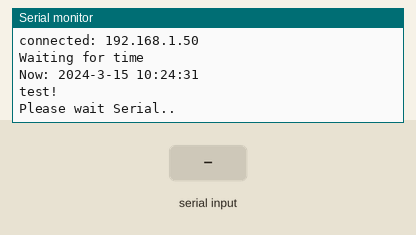
Simulated run of this sketch. Board: ESP8266 (NodeMCU). On the bench: the last lines printed to the serial monitor. Inputs (shaded band) come from the test bench. WiFi joins after 1.5 s; servers stay silent unless stated; the local clock reads 2024-03-15 10:24:30 at power-on unless the sketch sets it.

Above: at 2.7 s.
2.8 s: "90,45\n" received over the second serial link
At 4.8 s:
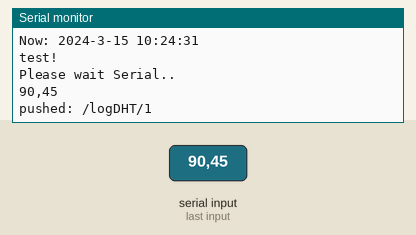
5.4 s: "30,150\n" received over the second serial link
At 6.53 s:
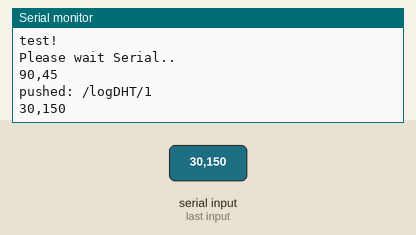

Measured:
- after the input at 2.8 s, the serial monitor: prints a new line after 1.0 s (image 1)
- after the input at 5.4 s, the serial monitor: prints a new line after 1.0 s (image 2)

The sketch:

NodeMCUWeb.ino
```cpp
//*****CODE ช่วนของ NodeMCU ที่รับค่าและนำค่าส่งขึ้นเว็บ*****

#include <SoftwareSerial.h>
#include <ESP8266WiFi.h>
#include <FirebaseArduino.h>
#include <time.h>

SoftwareSerial chat(D5, D6); // RX, TX
  // Config Firebase
  #define FIREBASE_HOST "test-f08f2.firebaseio.com"
  #define FIREBASE_AUTH "c5MLcTLDhUvMJWbaTDs2KDs48vEHlvUD8XxNYPo8"

  // Config connect WiFi
  #define WIFI_SSID "Android"
  #define WIFI_PASSWORD "0123456789"

String a;
int T = 1;
int I;

int timezone = 7;

  char ntp_server1[20] = "ntp.ku.ac.th";
  char ntp_server2[20] = "fw.eng.ku.ac.th";
  char ntp_server3[20] = "time.uni.net.th";

int dst = 0;

void setup()
{
  Serial.print("Connecting to ");

  WiFi.mode(WIFI_STA);
  // connect to wifi.
  WiFi.begin(WIFI_SSID, WIFI_PASSWORD);
  Serial.print("connecting");

  while (WiFi.status() != WL_CONNECTED)
    {
      Serial.print(".");
      delay(500);
    }
  Serial.println();
  Serial.print("connected: ");
  Serial.println(WiFi.localIP());
  Firebase.begin(FIREBASE_HOST, FIREBASE_AUTH);

  configTime(timezone * 3600, dst, ntp_server1, ntp_server2, ntp_server3);
  Serial.println("Waiting for time");
  while (!time(nullptr))
    {
      Serial.print(".");
      delay(500);
    }
  Serial.println();
  Serial.println("Now: " + NowString());


  Serial.println("test!");

  Serial.begin(115200);

  chat.begin(4800);

}

void loop()
{

Serial.println("Please wait Serial..");

  while (T == 1)
  {
    chat.print("1");
   if (chat.readString())
   {
    a = chat.readString();  // อ่าน Serial และนำไปเก็บในตัวแปร A
    Serial.println(a);
    I = a.toInt();

  if(I > 0)
    {
   StaticJsonBuffer<200> jsonBuffer;
   JsonObject& root = jsonBuffer.createObject();

  root["temperature"] = a;
  root["time"] = NowString();

  // append a new value to /logDHT
  String name = Firebase.push("logDHT", root);
  // handle error
  if (Firebase.failed())
    {
      Serial.print("pushing /logs failed:");
      Serial.println(Firebase.error());
      return;
    }
  Serial.print("pushed: /logDHT/");
  Serial.println(name);
    }
    }
  }
}
  String NowString()
  {
      time_t now = time(nullptr);
      struct tm* newtime = localtime(&now);

      String tmpNow = "";
     tmpNow += String(newtime->tm_year + 1900);
     tmpNow += "-";
     tmpNow += String(newtime->tm_mon + 1);
     tmpNow += "-";
     tmpNow += String(newtime->tm_mday);
     tmpNow += " ";
     tmpNow += String(newtime->tm_hour);
     tmpNow += ":";
     tmpNow += String(newtime->tm_min);
     tmpNow += ":";
     tmpNow += String(newtime->tm_sec);
     return tmpNow;
    }
```
